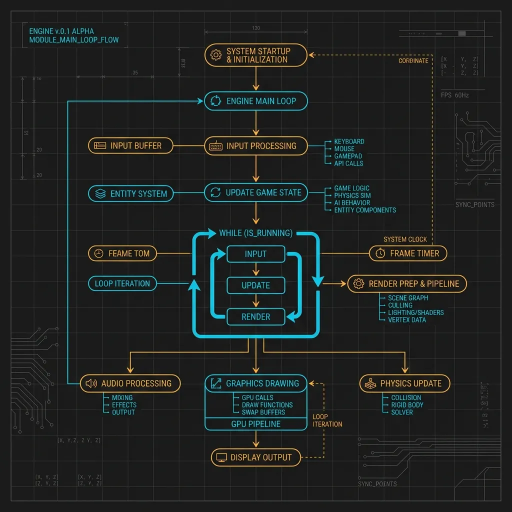
#> input picture assets/images/about-engine-schematic.webp, 1024 x 1024 px (shown at 1/2 size)
$ python enhance_key_art.py assets/images/about-engine-schematic.webp assets/images/about-hero-bg.webp
#> lines starting #> are read from the running program, lines starting #| are printed output that depends on the picture; after the words box and inside, x2 and y2 are one past the last pixel; in counts of white or black regions, pixels touching at a corner belong together
import sys
import numpy as np
from PIL import Image, ImageEnhance, ImageFilter, ImageDraw

def enhance_reclairos(input_path, output_path):
#> called with output_path = 'assets/images/about-hero-bg.webp'
    print(f"Loading image from {input_path}...")
    try:
        img = Image.open(input_path).convert("RGB")
#> img is the input picture: PIL image 1024x1024 RGB; mean R, G, B 31.5, 35, 33.8
    except Exception as e:
        print(f"Error loading image: {e}")
        return

    # 1. Scale to 1920x1080 minimum while maintaining aspect ratio
    # Keep pixel sharpness (Nearest Neighbor)
    target_w, target_h = 1920, 1080
    img_w, img_h = img.size
#> img_w = 1024; img_h = 1024

    # Calculate scale factor to cover the target
    scale = max(target_w / img_w, target_h / img_h)
#> scale = 1.88
    new_w = int(img_w * scale)
#> new_w = 1920
    new_h = int(img_h * scale)
#> new_h = 1920

    print(f"Upscaling from {img_w}x{img_h} to {new_w}x{new_h} using NEAREST...")
#> (printed output is left out)
    img = img.resize((new_w, new_h), Image.Resampling.NEAREST)
#> img: PIL image 1920x1920 RGB

    # 2. Deepen shadow blacks and increase dynamic contrast
    print("Applying contrast and shadow enhancements...")
    enhancer = ImageEnhance.Contrast(img)
    img = enhancer.enhance(1.15) # Slight contrast increase

    # Convert to array for specific shadow deepening
    data = np.array(img, dtype=np.float32)
    # Deepen blacks: anything below a certain darkness gets darker, but don't clip completely
    shadow_mask = data < 60
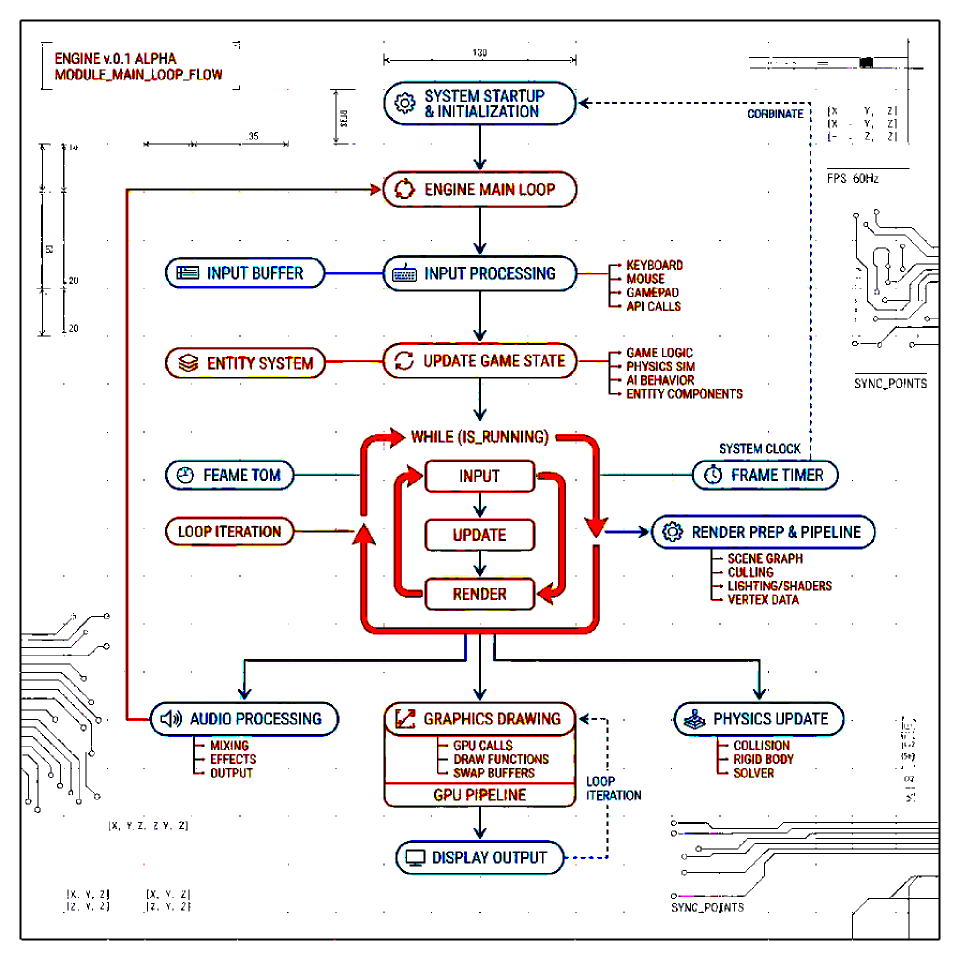
#> shadow_mask: shape (1920, 1920, 3) bool (shown at 1/2 size); mean R, G, B 0.939, 0.923, 0.927
    data[shadow_mask] = data[shadow_mask] * 0.85

    # 3. Slight warm tone grading for cinematic mood
    # Boost Red and Green channels slightly in midtones
    print("Applying warm tone grading...")
    data[:,:,0] = np.clip(data[:,:,0] * 1.05, 0, 255) # Red
    data[:,:,1] = np.clip(data[:,:,1] * 1.02, 0, 255) # Green

    img_graded = Image.fromarray(data.astype(np.uint8))

    # 4. Intensify fire glow softly (Controlled Bloom)
    print("Adding fire glow (bloom)...")
    # Tresholding to find intense fire (bright warm colors)
    threshold = 180
    bloom_mask_data = np.copy(data)
    # Zero out non-bright parts
    mask = (data[:,:,0] > threshold) & (data[:,:,1] > 100)
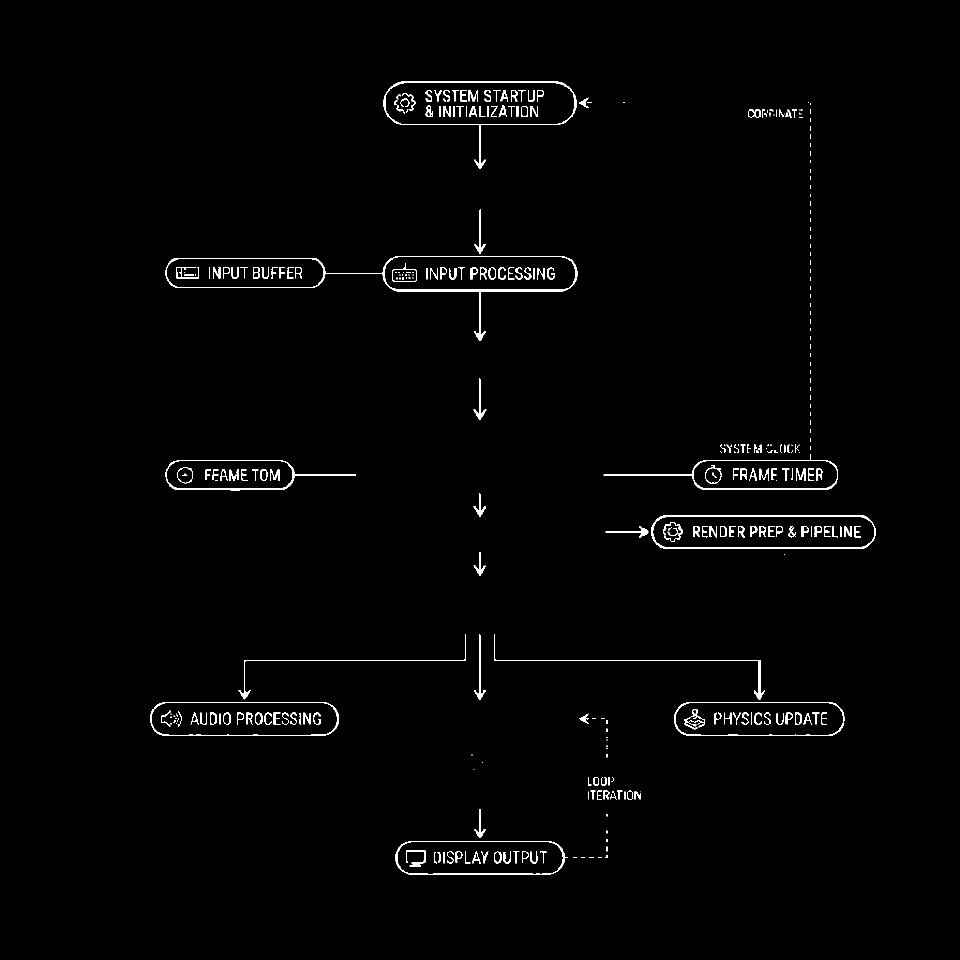
#> mask: shape (1920, 1920) bool (shown at 1/2 size); 1.2% white in thin lines or dots, all inside (x1, y1, x2, y2) = (300, 163, 1751, 1749)
    bloom_mask_data[~mask] = 0
    bloom_layer = Image.fromarray(bloom_mask_data.astype(np.uint8))

    # Blur the bloom layer
    bloom_layer = bloom_layer.filter(ImageFilter.GaussianBlur(radius=40))

    # Composite bloom: Additive blend using screen mode approximation
    # Screen = 1 - (1 - a)*(1 - b)
    data_graded = np.array(img_graded, dtype=np.float32) / 255.0
    data_bloom = np.array(bloom_layer, dtype=np.float32) / 255.0
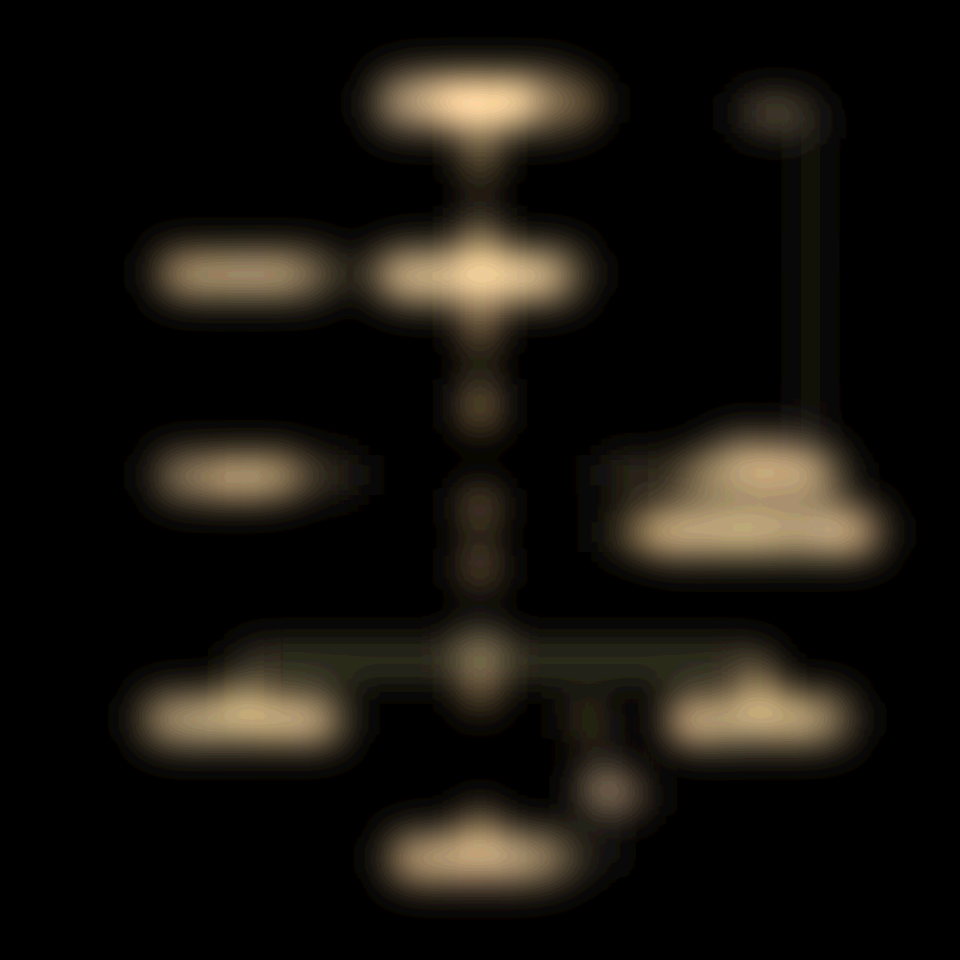
#> data_bloom: shape (1920, 1920, 3) float32 (shown at 1/2 size); mean R, G, B 0.0106, 0.00916, 0.00671; drawn with min black and max white
    screened = 1.0 - (1.0 - data_graded) * (1.0 - data_bloom * 0.6) # 0.6 opacity for controlled bloom
    img_bloomed = Image.fromarray((screened * 255).astype(np.uint8))

    # 5. Micro depth-of-field blur in far background ONLY
    # We create a gradient mask where the vertical center (throne/character) is sharp, and edges (especially top background) are blurred
    print("Applying micro depth-of-field blur...")
    blurred_img = img_bloomed.filter(ImageFilter.GaussianBlur(radius=6))

    # Create mask for DoF
    dof_mask = Image.new("L", (new_w, new_h), 0)
#> dof_mask: PIL image 1920x1920 L; every value is 0
    draw = ImageDraw.Draw(dof_mask)
    # Top 20% of the image gets blurred (far background cave walls)
    blur_start_y = int(new_h * 0.3)
#> blur_start_y = 576
    for y in range(blur_start_y):
        intensity = int(255 * (1.0 - (y / blur_start_y)))
        draw.line([(0, y), (new_w, y)], fill=intensity)

    # Bottom 10% also slight blur for foreground depth
    blur_end_y = int(new_h * 0.85)
#> blur_end_y = 1632
    for y in range(blur_end_y, new_h):
        intensity = int(255 * ((y - blur_end_y) / (new_h - blur_end_y)) * 0.5)
        draw.line([(0, y), (new_w, y)], fill=intensity)

    img_dof = Image.composite(blurred_img, img_bloomed, dof_mask)

    # 6. Add very subtle vignette around edges
    print("Adding vignette...")
    vignette = Image.new("L", (new_w, new_h), 255)
#> vignette: PIL image 1920x1920 L; every value is 255
    draw_v = ImageDraw.Draw(vignette)

    # Center of vignette slightly offset to the top where the face is
    cx = new_w // 2
#> cx = 960
    cy = int(new_h * 0.45)
#> cy = 864
    max_dist = np.sqrt(cx**2 + cy**2) * 1.2
#> max_dist = 1549.9

    vig_data = np.zeros((new_h, new_w), dtype=np.float32)
    Y, X = np.ogrid[:new_h, :new_w]
#> Y = 1920 values from 0 to 1919
    dist_from_center = np.sqrt((X - cx)**2 + (Y - cy)**2)
    # Falloff factor
    vig_mask = 1.0 - (dist_from_center / max_dist)**2.5
    vig_mask = np.clip(vig_mask, 0.4, 1.0) # Never completely black

    final_data = np.array(img_dof, dtype=np.float32)
    for c in range(3):
        final_data[:,:,c] = final_data[:,:,c] * vig_mask
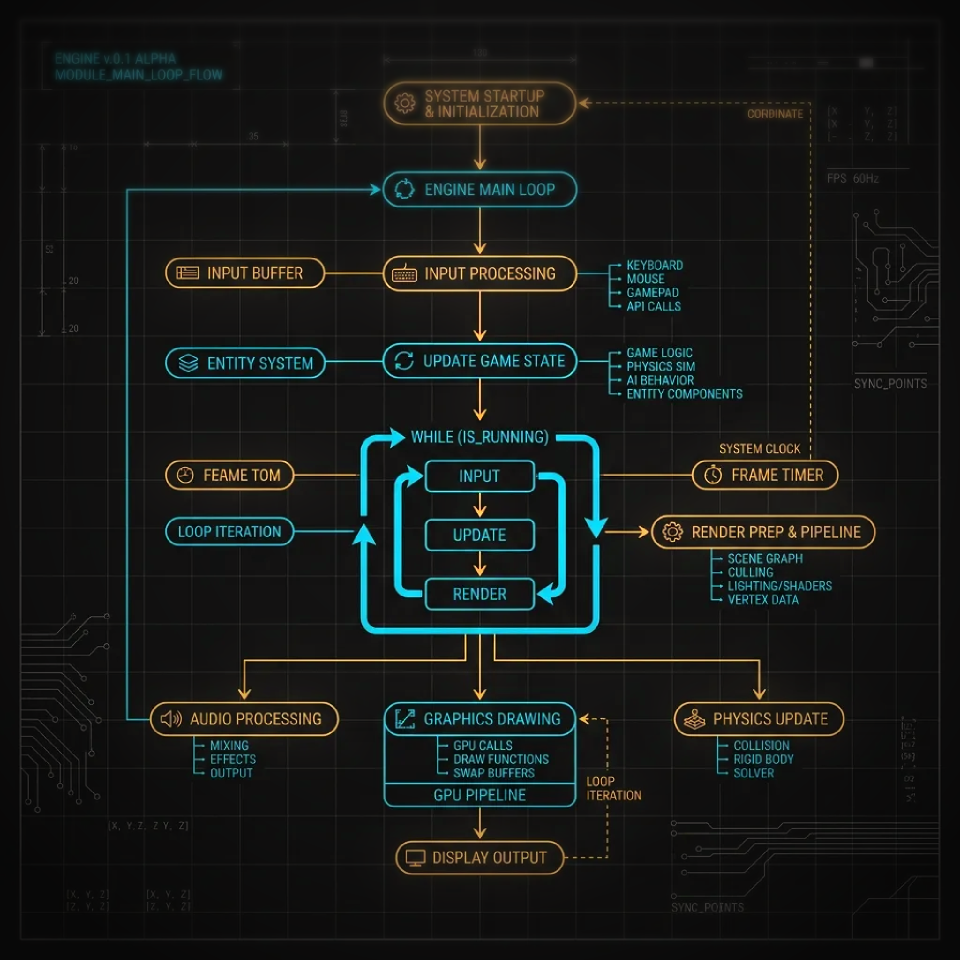
#> final_data: shape (1920, 1920, 3) float32 (shown at 1/2 size); mean R, G, B 23.3, 26.1, 24.4

    final_image = Image.fromarray(final_data.astype(np.uint8))

    # 7. Crop to exactly 1920x1080 center to optimize for web aspect ratio
    left = (new_w - 1920) // 2
#> left = 0
    top = (new_h - 1080) // 2
#> top = 420
    right = left + 1920
    bottom = top + 1080
    final_image = final_image.crop((left, top, right, bottom))
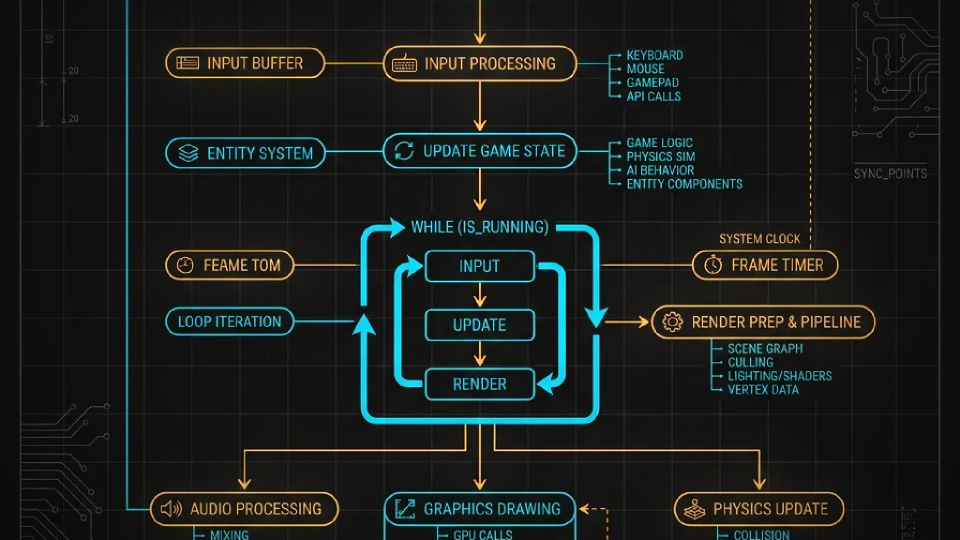
#> final_image: PIL image 1920x1080 RGB (shown at 1/2 size); mean R, G, B 26.1, 30.4, 28.3

    print(f"Saving final cinematic frame to {output_path}...")
    final_image.save(output_path, "WEBP", quality=90) # WEBP is optimized for web
    print("Done! Image is dark mode friendly and cinematic.")

if __name__ == "__main__":
    if len(sys.argv) < 3:
        print("Usage: python3 enhance_key_art.py <input_image_path> <output_image_path>")
        sys.exit(1)

    enhance_reclairos(sys.argv[1], sys.argv[2])

$ run again, on assets/images/philosophy.webp
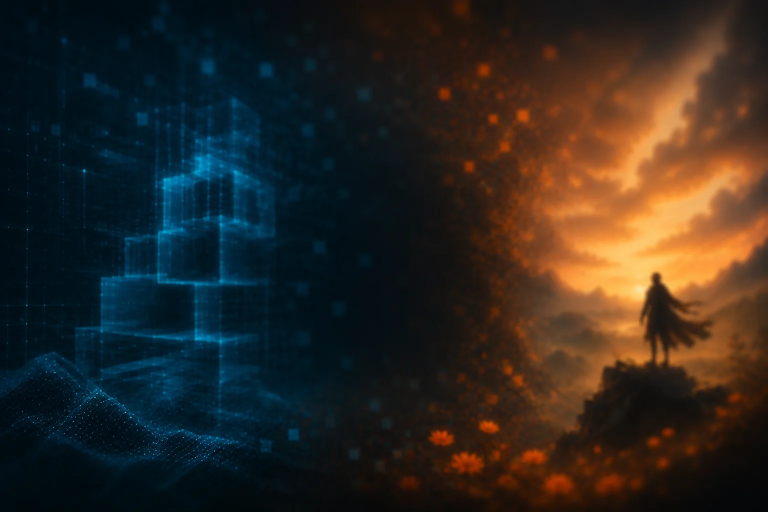
#> input picture assets/images/philosophy.webp, 1536 x 1024 px (shown at 1/2 size)
#> in enhance_reclairos, img is the input picture: PIL image 1536x1024 RGB; mean R, G, B 44.8, 39.8, 34
#> (printed output is left out)
#> in enhance_reclairos, `mask = (data[:,:,0] > threshold) & (data[:,:,1] > 100)`:
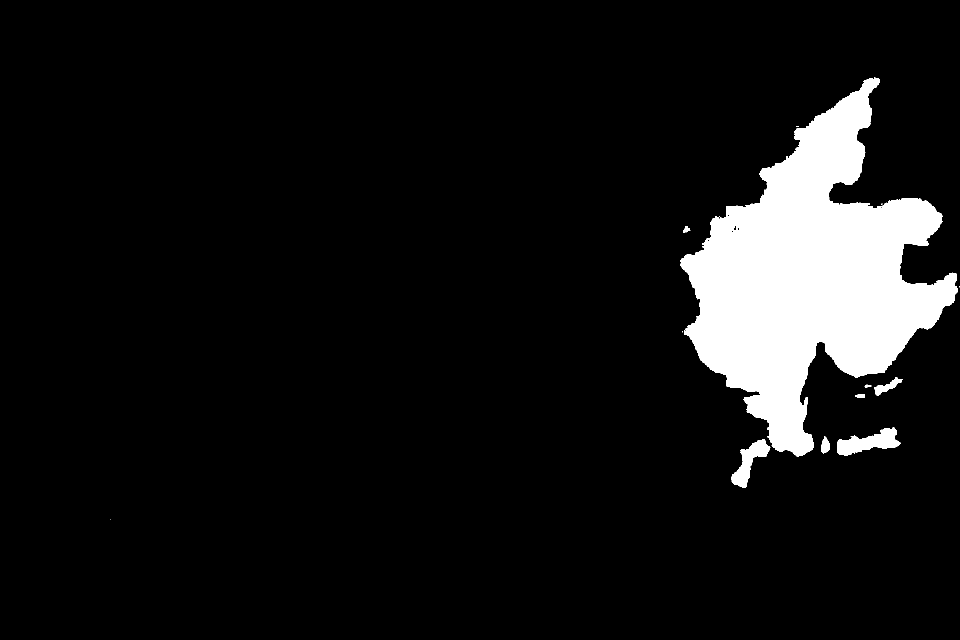
#> mask: shape (1280, 1920) bool (shown at 1/2 size); 8.3% white; 19 white regions (11 under 20 px), largest, box (x1, y1, x2, y2) and area: (1360, 155, 1916, 913) 195096, (1674, 855, 1801, 911) 3672, (1463, 878, 1541, 976) 2883
#> dof_mask: PIL image 1920x1280 L; every value is 0
#> vignette: PIL image 1920x1280 L; every value is 255
#> in enhance_reclairos, `final_image = final_image.crop((left, top, right, bottom))`:
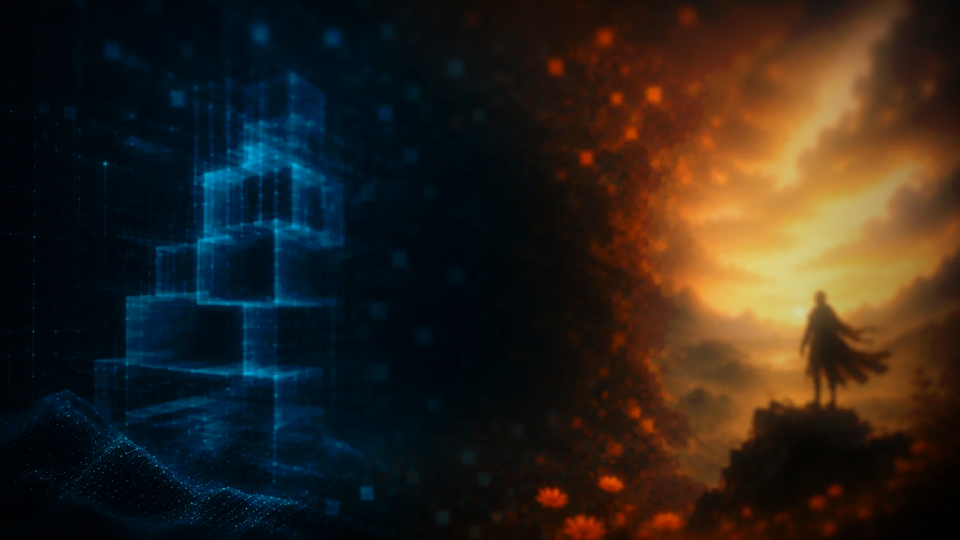
#> final_image: PIL image 1920x1080 RGB (shown at 1/2 size); mean R, G, B 43.4, 35.7, 28
